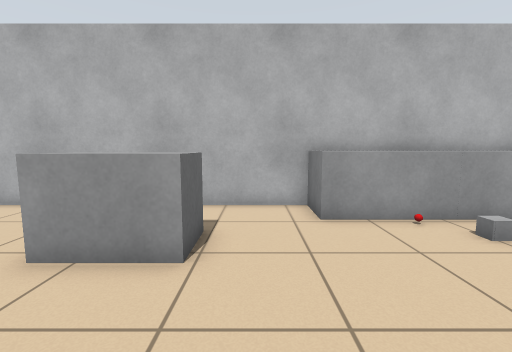
view 1 (above)

16 first-person views from a walk through a robot-simulator world made for Gazebo. The camera is 0.94 m above the floor, tilts 6° down and sees 90° across. The floor is counted in squares, 0.5 m on a side. Each view is taken from the middle of a square. On the plan, view 1 faces up. The plan holds only what a view shows up to about 15 squares ahead; the rest is blank. Robots are left out.

view 2
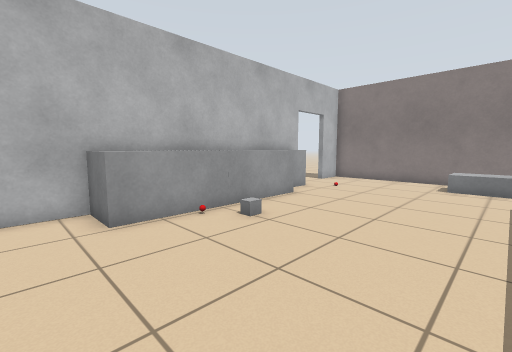

view 3
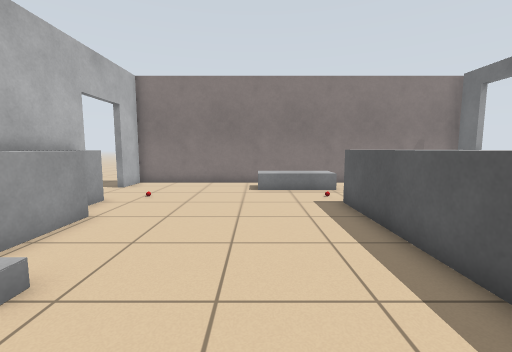

view 4
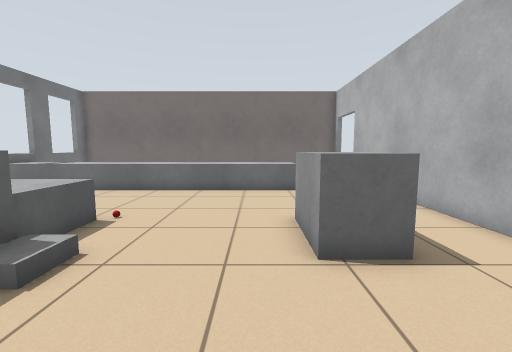

view 5
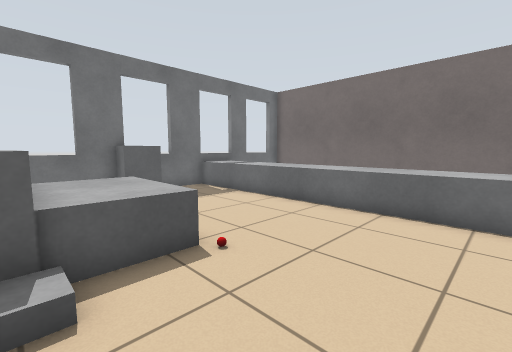

view 6
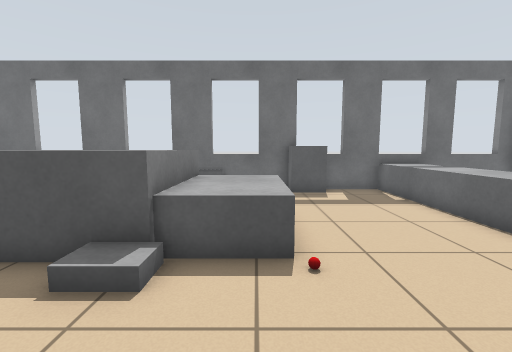

view 7
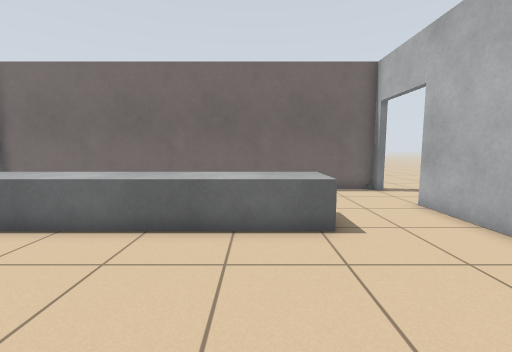

view 8
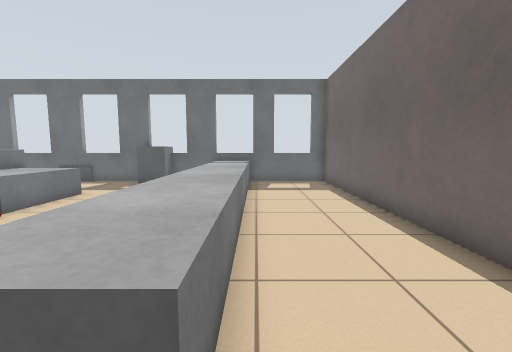

view 9
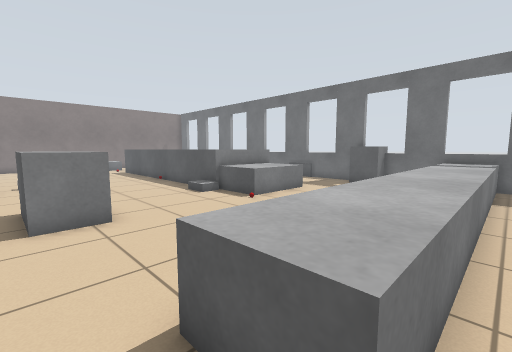

view 10
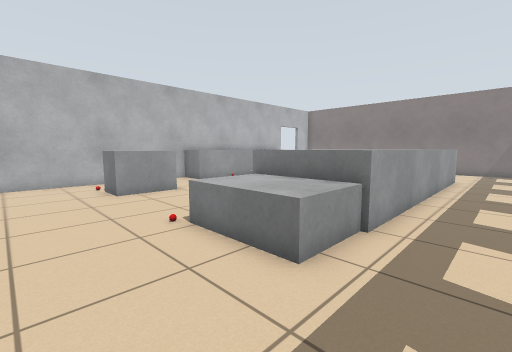

view 11
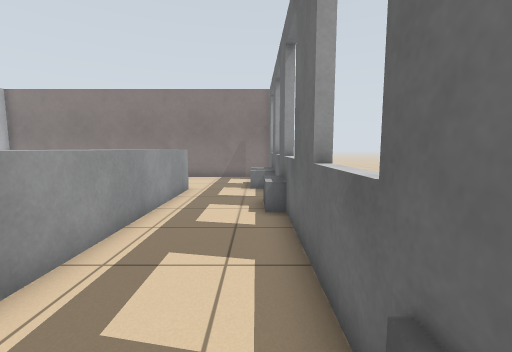

view 12
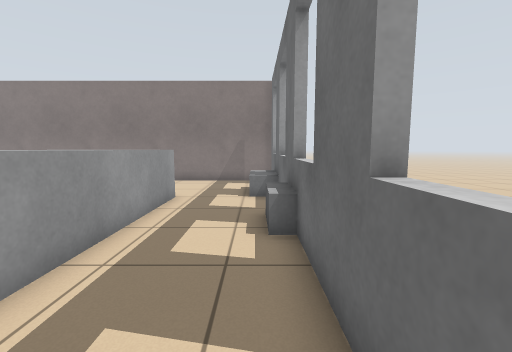

view 13
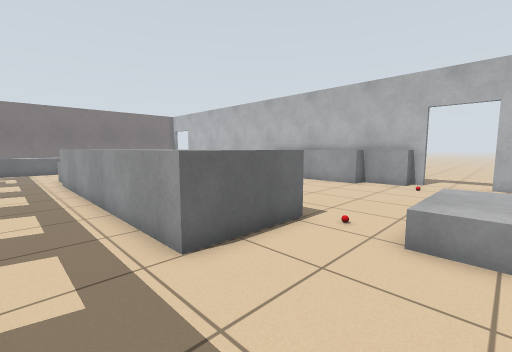

view 14
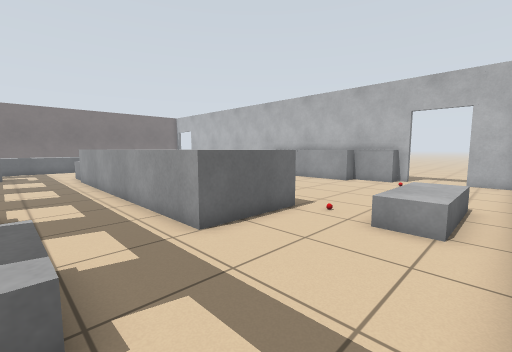

view 15
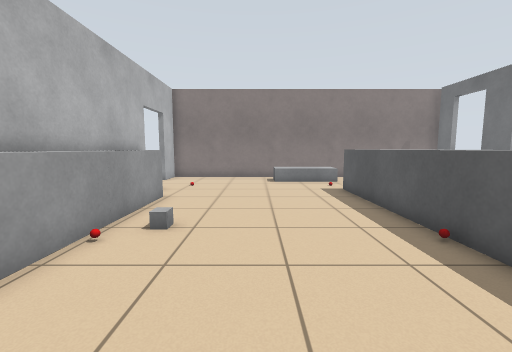

view 16
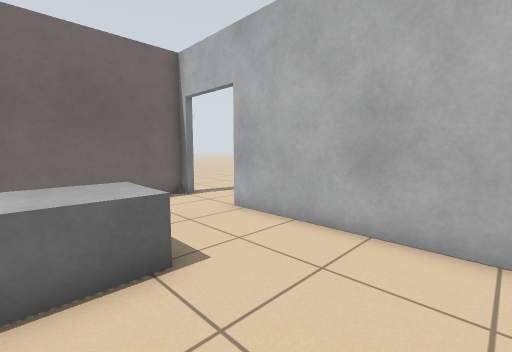

### Floor plan
Points are (right, up) in squares from view 1. A wall is a line through its corners. A room is listed if a view was taken in it or the views show most of it. See-through windows are left out.
Room 1 (views 1, 2, 3, 4, 5, 6, 7, 10, 11, 12, 13, 14, 15, 16)
walls: (11.9, 8.5) (-10.6, 8.5); (-4.6, -8.9) (16, -8.9); (16.3, -9.2) (16.3, 8.5) (14.5, 8.5); (-9.5, -8.9) (-6, -8.9)
low walls: (-10.6, 4.8) (-8.7, 4.8) (-8.7, -9)
ways out: opening at (-9.5, 7) to room 2; opening at (-3, -9); open door at (13, 9); gap at (16, -9)
objects: fridge (-6, -9) to (-5, -8); other object (-4, -1); grey box (-4, 4) to (-1, 5); other object (-4, 6); grey box (-3, -5) to (-1, -1); cabinet (-1, -9); grey box (0, -5) to (11, -1); grey box (2, 7) to (5, 8); other object (4, -1); other object (4, 6); other object (5, 5); grey box (6, 7) to (9, 8); cabinet (7, -9); cabinet (9, 8) to (11, 8); grey box (11, -8) to (13, -8); other object (12, -1); other object (12, 6); grey box (14, -1) to (15, 2)
Room 2 (views 8, 9)
walls: (-15, 8.5) (-15, -8.9) (-9.5, -8.9); (-10.6, 8.5) (-11.6, 8.5)
low walls: (-10.6, -8.9) (-10.6, 4.8)
ways out: opening at (-9.5, 7) to room 1; open door at (-13, 9)

Positions as (right, up) in squares from view 1, and headings:
1: (0, 0), facing up
2: (0, 0), facing up-right
3: (2, 2), facing right
4: (3, 3), facing left
5: (-1, 3), facing down-left
6: (-3, 3), facing down
7: (-3, 3), facing left
8: (-11, 6), facing down
9: (-11, 6), facing down-right
10: (-7, -7), facing up-right
11: (-1, -8), facing right
12: (1, -8), facing right
13: (15, -7), facing up-left
14: (16, -8), facing up-left
15: (-1, 3), facing right
16: (-5, 3), facing up-left
